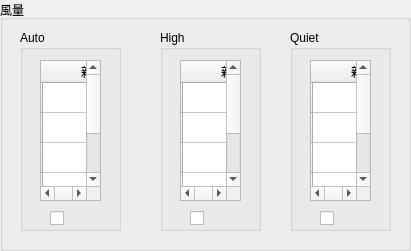
  <widget class="QGroupBox" name="group_fan_strength">
   <property name="geometry">
    <rect>
     <x>20</x>
     <y>80</y>
     <width>411</width>
     <height>251</height>
    </rect>
   </property>
   <property name="title">
    <string>風量</string>
   </property>
   <widget class="QGroupBox" name="group_fan_strength_auto">
    <property name="geometry">
     <rect>
      <x>20</x>
      <y>30</y>
      <width>101</width>
      <height>201</height>
     </rect>
    </property>
    <property name="title">
     <string>Auto</string>
    </property>
    <widget class="QTableWidget" name="table_fan_strength_auto">
     <property name="geometry">
      <rect>
       <x>20</x>
       <y>30</y>
       <width>61</width>
       <height>141</height>
      </rect>
     </property>
     <row>
      <property name="text">
       <string/>
      </property>
      <property name="textAlignment">
       <set>AlignCenter</set>
      </property>
     </row>
     <row>
      <property name="text">
       <string/>
      </property>
     </row>
     <row>
      <property name="text">
       <string/>
      </property>
     </row>
     <row>
      <property name="text">
       <string/>
      </property>
     </row>
     <row>
      <property name="text">
       <string/>
      </property>
     </row>
     <column>
      <property name="text">
       <string>親機</string>
      </property>
      <property name="textAlignment">
       <set>AlignCenter</set>
      </property>
     </column>
     <column>
      <property name="text">
       <string>子機</string>
      </property>
     </column>
     <item row="0" column="0">
      <property name="text">
       <string>親</string>
      </property>
      <property name="textAlignment">
       <set>AlignCenter</set>
      </property>
     </item>
     <item row="0" column="1">
      <property name="text">
       <string>子</string>
      </property>
      <property name="textAlignment">
       <set>AlignCenter</set>
      </property>
     </item>
     <item row="1" column="0">
      <property name="text">
       <string/>
      </property>
      <property name="textAlignment">
       <set>AlignCenter</set>
      </property>
     </item>
     <item row="1" column="1">
      <property name="text">
       <string/>
      </property>
      <property name="textAlignment">
       <set>AlignCenter</set>
      </property>
     </item>
     <item row="2" column="0">
      <property name="text">
       <string/>
      </property>
      <property name="textAlignment">
       <set>AlignCenter</set>
      </property>
     </item>
     <item row="2" column="1">
      <property name="text">
       <string/>
      </property>
      <property name="textAlignment">
       <set>AlignCenter</set>
      </property>
     </item>
     <item row="3" column="0">
      <property name="text">
       <string/>
      </property>
      <property name="textAlignment">
       <set>AlignCenter</set>
      </property>
     </item>
     <item row="3" column="1">
      <property name="text">
       <string/>
      </property>
      <property name="textAlignment">
       <set>AlignCenter</set>
      </property>
     </item>
     <item row="4" column="0">
      <property name="text">
       <string/>
      </property>
      <property name="textAlignment">
       <set>AlignCenter</set>
      </property>
     </item>
     <item row="4" column="1">
      <property name="text">
       <string/>
      </property>
      <property name="textAlignment">
       <set>AlignCenter</set>
      </property>
     </item>
    </widget>
    <widget class="QCheckBox" name="check_fan_strength_auto">
     <property name="geometry">
      <rect>
       <x>30</x>
       <y>180</y>
       <width>16</width>
       <height>16</height>
      </rect>
     </property>
     <property name="text">
      <string/>
     </property>
    </widget>
   </widget>
   <widget class="QGroupBox" name="group_fan_strength_high">
    <property name="geometry">
     <rect>
      <x>160</x>
      <y>30</y>
      <width>101</width>
      <height>201</height>
     </rect>
    </property>
    <property name="title">
     <string>High</string>
    </property>
    <widget class="QTableWidget" name="table_fan_strength_high">
     <property name="geometry">
      <rect>
       <x>20</x>
       <y>30</y>
       <width>61</width>
       <height>141</height>
      </rect>
     </property>
     <row>
      <property name="text">
       <string/>
      </property>
      <property name="textAlignment">
       <set>AlignCenter</set>
      </property>
     </row>
     <row>
      <property name="text">
       <string/>
      </property>
     </row>
     <row>
      <property name="text">
       <string/>
      </property>
     </row>
     <row>
      <property name="text">
       <string/>
      </property>
     </row>
     <row>
      <property name="text">
       <string/>
      </property>
     </row>
     <column>
      <property name="text">
       <string>親機</string>
      </property>
      <property name="textAlignment">
       <set>AlignCenter</set>
      </property>
     </column>
     <column>
      <property name="text">
       <string>子機</string>
      </property>
     </column>
     <item row="0" column="0">
      <property name="text">
       <string>親</string>
      </property>
      <property name="textAlignment">
       <set>AlignCenter</set>
      </property>
     </item>
     <item row="0" column="1">
      <property name="text">
       <string>子</string>
      </property>
      <property name="textAlignment">
       <set>AlignCenter</set>
      </property>
     </item>
     <item row="1" column="0">
      <property name="text">
       <string/>
      </property>
      <property name="textAlignment">
       <set>AlignCenter</set>
      </property>
     </item>
     <item row="1" column="1">
      <property name="text">
       <string/>
      </property>
      <property name="textAlignment">
       <set>AlignCenter</set>
      </property>
     </item>
     <item row="2" column="0">
      <property name="text">
       <string/>
      </property>
      <property name="textAlignment">
       <set>AlignCenter</set>
      </property>
     </item>
     <item row="2" column="1">
      <property name="text">
       <string/>
      </property>
      <property name="textAlignment">
       <set>AlignCenter</set>
      </property>
     </item>
     <item row="3" column="0">
      <property name="text">
       <string/>
      </property>
      <property name="textAlignment">
       <set>AlignCenter</set>
      </property>
     </item>
     <item row="3" column="1">
      <property name="text">
       <string/>
      </property>
      <property name="textAlignment">
       <set>AlignCenter</set>
      </property>
     </item>
     <item row="4" column="0">
      <property name="text">
       <string/>
      </property>
      <property name="textAlignment">
       <set>AlignCenter</set>
      </property>
     </item>
     <item row="4" column="1">
      <property name="text">
       <string/>
      </property>
      <property name="textAlignment">
       <set>AlignCenter</set>
      </property>
     </item>
    </widget>
    <widget class="QCheckBox" name="check_fan_strength_high">
     <property name="geometry">
      <rect>
       <x>30</x>
       <y>180</y>
       <width>16</width>
       <height>16</height>
      </rect>
     </property>
     <property name="text">
      <string/>
     </property>
    </widget>
   </widget>
   <widget class="QGroupBox" name="group_fan_strength_quiet">
    <property name="geometry">
     <rect>
      <x>290</x>
      <y>30</y>
      <width>101</width>
      <height>201</height>
     </rect>
    </property>
    <property name="title">
     <string>Quiet</string>
    </property>
    <widget class="QTableWidget" name="table_fan_strength_quiet">
     <property name="geometry">
      <rect>
       <x>20</x>
       <y>30</y>
       <width>61</width>
       <height>141</height>
      </rect>
     </property>
     <row>
      <property name="text">
       <string/>
      </property>
      <property name="textAlignment">
       <set>AlignCenter</set>
      </property>
     </row>
     <row>
      <property name="text">
       <string/>
      </property>
     </row>
     <row>
      <property name="text">
       <string/>
      </property>
     </row>
     <row>
      <property name="text">
       <string/>
      </property>
     </row>
     <row>
      <property name="text">
       <string/>
      </property>
     </row>
     <column>
      <property name="text">
       <string>親機</string>
      </property>
      <property name="textAlignment">
       <set>AlignCenter</set>
      </property>
     </column>
     <column>
      <property name="text">
       <string>子機</string>
      </property>
     </column>
     <item row="0" column="0">
      <property name="text">
       <string>親</string>
      </property>
      <property name="textAlignment">
       <set>AlignCenter</set>
      </property>
     </item>
     <item row="0" column="1">
      <property name="text">
       <string>子</string>
      </property>
      <property name="textAlignment">
       <set>AlignCenter</set>
      </property>
     </item>
     <item row="1" column="0">
      <property name="text">
       <string/>
      </property>
      <property name="textAlignment">
       <set>AlignCenter</set>
      </property>
     </item>
     <item row="1" column="1">
      <property name="text">
       <string/>
      </property>
      <property name="textAlignment">
       <set>AlignCenter</set>
      </property>
     </item>
     <item row="2" column="0">
      <property name="text">
       <string/>
      </property>
      <property name="textAlignment">
       <set>AlignCenter</set>
      </property>
     </item>
     <item row="2" column="1">
      <property name="text">
       <string/>
      </property>
      <property name="textAlignment">
       <set>AlignCenter</set>
      </property>
     </item>
     <item row="3" column="0">
      <property name="text">
       <string/>
      </property>
      <property name="textAlignment">
       <set>AlignCenter</set>
      </property>
     </item>
     <item row="3" column="1">
      <property name="text">
       <string/>
      </property>
      <property name="textAlignment">
       <set>AlignCenter</set>
      </property>
     </item>
     <item row="4" column="0">
      <property name="text">
       <string/>
      </property>
      <property name="textAlignment">
       <set>AlignCenter</set>
      </property>
     </item>
     <item row="4" column="1">
      <property name="text">
       <string/>
      </property>
      <property name="textAlignment">
       <set>AlignCenter</set>
      </property>
     </item>
    </widget>
    <widget class="QCheckBox" name="check_fan_strength_quiet">
     <property name="geometry">
      <rect>
       <x>30</x>
       <y>180</y>
       <width>16</width>
       <height>16</height>
      </rect>
     </property>
     <property name="text">
      <string/>
     </property>
    </widget>
   </widget>
  </widget>
